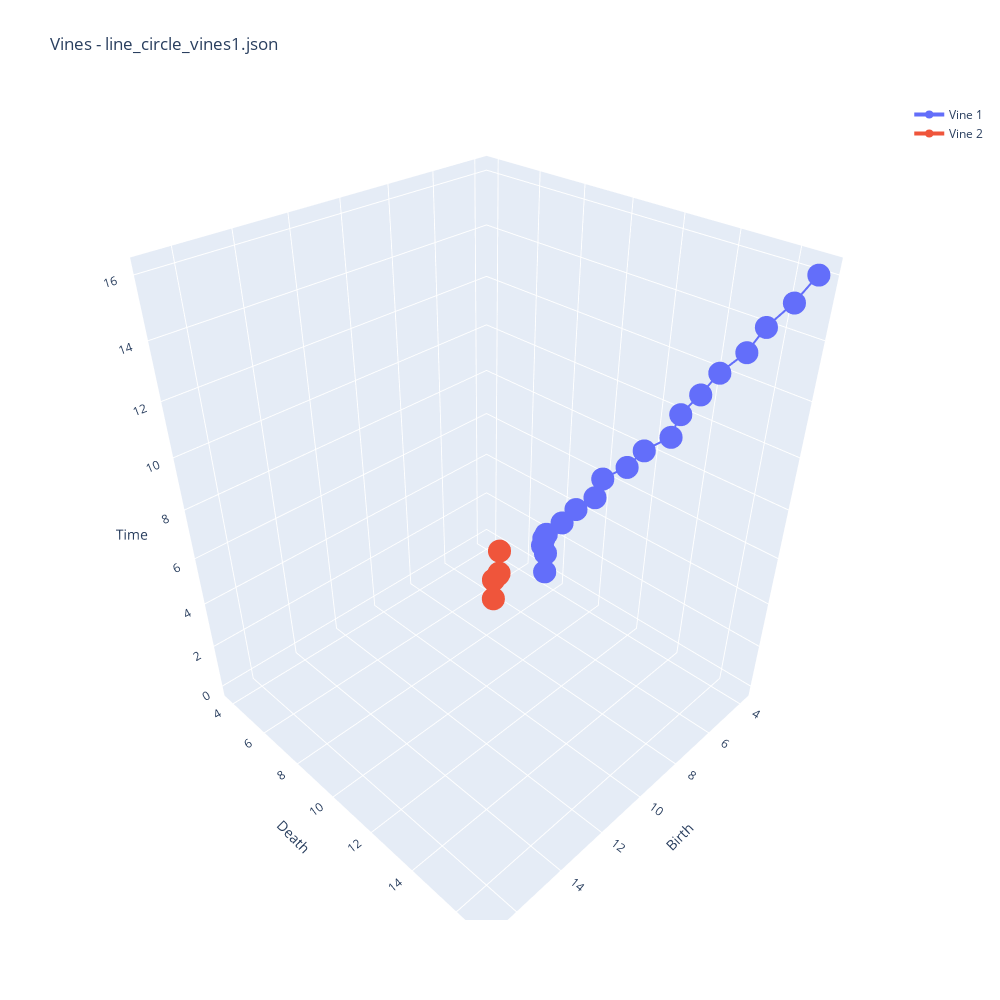

Write notebook code for a chart like this one.
### Code cell
name="line_circle_vines1.json"
plot_vines_3D(name,2)

### Figure 1 — Plotly figure (JSON) as saved in the notebook; plotly's stock layout.template omitted (floating-point values rounded to 4 significant figures; data arrays with more than 128 entries replaced by an {"elided": "..."} marker saying what was removed)
{"data": [{"line": {"width": 4}, "mode": "lines+markers", "name": "Vine 1", "type": "scatter3d", "x": [3.823, 3.823, 3.823, 3.823, 3.823, 3.823, 3.823, 3.823, 3.823, 3.823, 3.823, 3.823, 3.823, 3.823, 3.823, 3.823, 3.823, 3.823, 3.823], "y": [7.31, 7.31, 7.13, 7.186, 7.307, 8.124, 8.797, 9.691, 9.989, 11.05, 11.71, 12.75, 13.02, 13.67, 14.25, 15.07, 15.57, 16.3, 16.87], "z": [0, 1, 1.314, 1.715, 2, 3, 4, 5, 6, 7, 8, 9, 10, 11, 12, 13, 14, 15, 16]}, {"line": {"width": 4}, "mode": "lines+markers", "name": "Vine 2", "type": "scatter3d", "x": [6.626, 6.626, 6.474, 6.433, 6.011], "y": [7.004, 7.004, 7.12, 7.13, 6.735], "z": [0, 1, 1.247, 1.314, 2]}, {"colorscale": [[0, "rgb(255,255,255)"], [0.125, "rgb(240,240,240)"], [0.25, "rgb(217,217,217)"], [0.375, "rgb(189,189,189)"], [0.5, "rgb(150,150,150)"], [0.625, "rgb(115,115,115)"], [0.75, "rgb(82,82,82)"], [0.875, "rgb(37,37,37)"], [1, "rgb(0,0,0)"]], "name": "Plane y = x", "opacity": 0.4, "showscale": false, "type": "surface", "x": {"elided": "30x30 float values"}, "y": {"elided": "30x30 float values"}, "z": {"elided": "30x30 float values"}}], "layout": {"height": 1000, "scene": {"xaxis": {"title": {"text": "Birth"}}, "yaxis": {"title": {"text": "Death"}}, "zaxis": {"title": {"text": "Time"}}}, "title": {"text": "Vines - line_circle_vines1.json"}, "width": 1000}}
